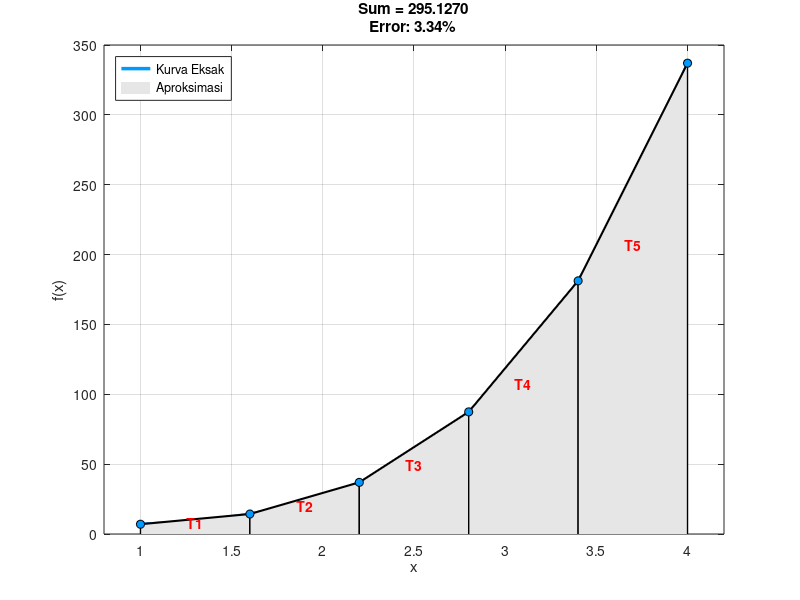

Write MATLAB code to recreate this figure.
clear all; clc;

f = @(x) x.^4 + 2*x.^3 - 4 * x.^2 +3*x +5;

disp('--- Program Integral Trapesium ---');
a = 1; % Batas bawah
b = 4; % Batas atas
n = input("Masukkan nilai n: ");
dx = (b - a) / n;
sum = 0;   
c1 = a;    

x_fine = linspace(a, b, 500);
y_fine = f(x_fine);
figure('Color', 'w'); 
h_curve = plot(x_fine, y_fine, 'Color', [0 0.6 1], 'LineWidth', 2.5); hold on;
h_fill = [];

fprintf('\nDetail Iterasi:\n');
fprintf('-------------------------------------------------------------\n');
fprintf(' i |    c1     |    c2     |     z (Luas)   |   sum (Total)\n');
fprintf('-------------------------------------------------------------\n');

for i = 1:n
    c2 = c1 + dx;
    z = (dx / 2) * (f(c1) + f(c2));
    sum = sum + z;
    
    x_trap = [c1, c1, c2, c2];
    y_trap = [0, f(c1), f(c2), 0];
    
    h_temp = fill(x_trap, y_trap, [0.9 0.9 0.9], 'EdgeColor', 'none');
    if i==1, h_fill = h_temp; end
    
    plot([c1 c1], [0 f(c1)], 'k-', 'LineWidth', 1);       
    plot([c2 c2], [0 f(c2)], 'k-', 'LineWidth', 1);       
    plot([c1 c2], [f(c1) f(c2)], 'k-', 'LineWidth', 1.5); 
    
    plot(c1, f(c1), 'o', 'MarkerFaceColor', [0 0.6 1], 'MarkerEdgeColor', 'k');
    if i==n, plot(c2, f(c2), 'o', 'MarkerFaceColor', [0 0.6 1], 'MarkerEdgeColor', 'k'); end
    
    text((c1+c2)/2, (f(c1)+f(c2))/2.5, ['T' num2str(i)], 'Color', 'r', 'FontWeight', 'bold', 'HorizontalAlignment', 'center');
    
    fprintf(' %d | %8.4f  | %8.4f  |   %10.4f   |   %10.4f\n', i, c1, c2, z, sum);
    
    c1 = c1 + dx;
end

val_exact = integral(f, a, b);
err_abs = abs(val_exact - sum); 
err_rel = (err_abs / abs(val_exact)) * 100;

fprintf('-------------------------------------------------------------\n');
fprintf('\nHASIL AKHIR:\n');
fprintf('1. Eksak (Analitik) : %.6f\n', val_exact);
fprintf('2. Numerik (sum)    : %.6f\n', sum);
fprintf('3. Error Relatif    : %.4f %%\n', err_rel);

title({['Sum = ' num2str(sum, '%.4f')], ...
       ['Error: ' num2str(err_rel, '%.2f') '%']});

xlabel('x'); ylabel('f(x)'); grid on;
xlim([a-0.2, b+0.2]); 
legend([h_curve, h_fill], {'Kurva Eksak', 'Aproksimasi'}, 'Location', 'northwest');
hold off;
